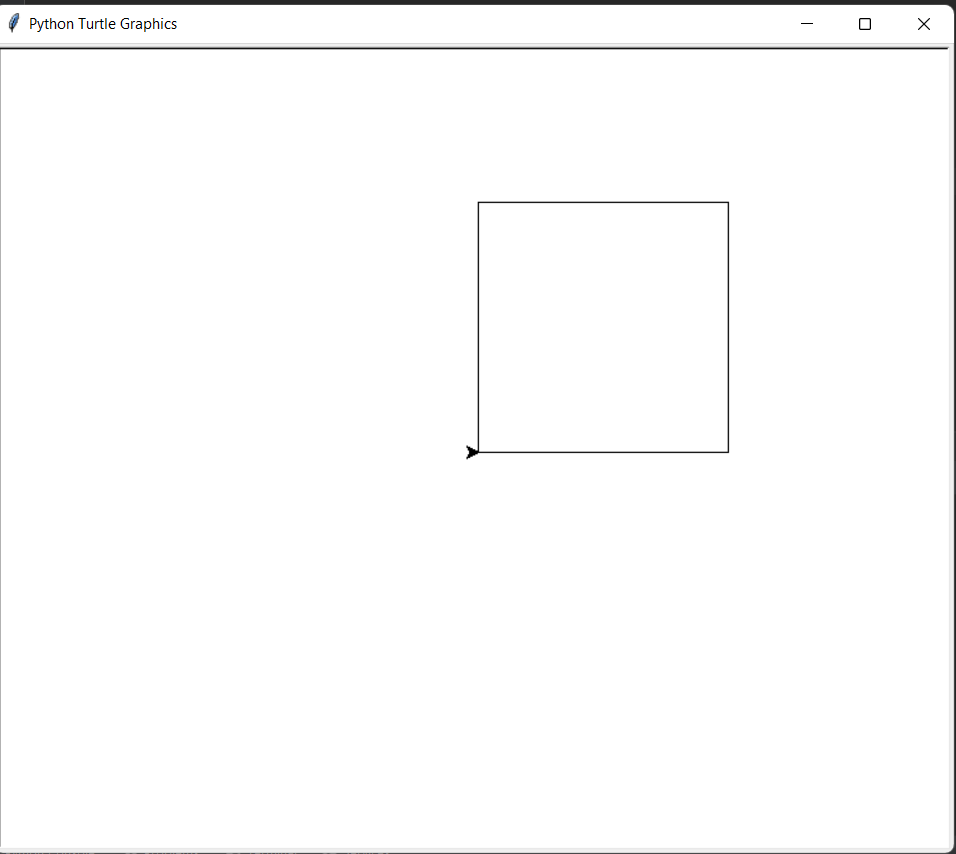

This figure's Python source:
# python program to draw square
import turtle
tur = turtle.Turtle()
for i in range(4):
    tur.forward(200)
    tur.left(90)
turtle.done()
"""
output added in folder
"""
